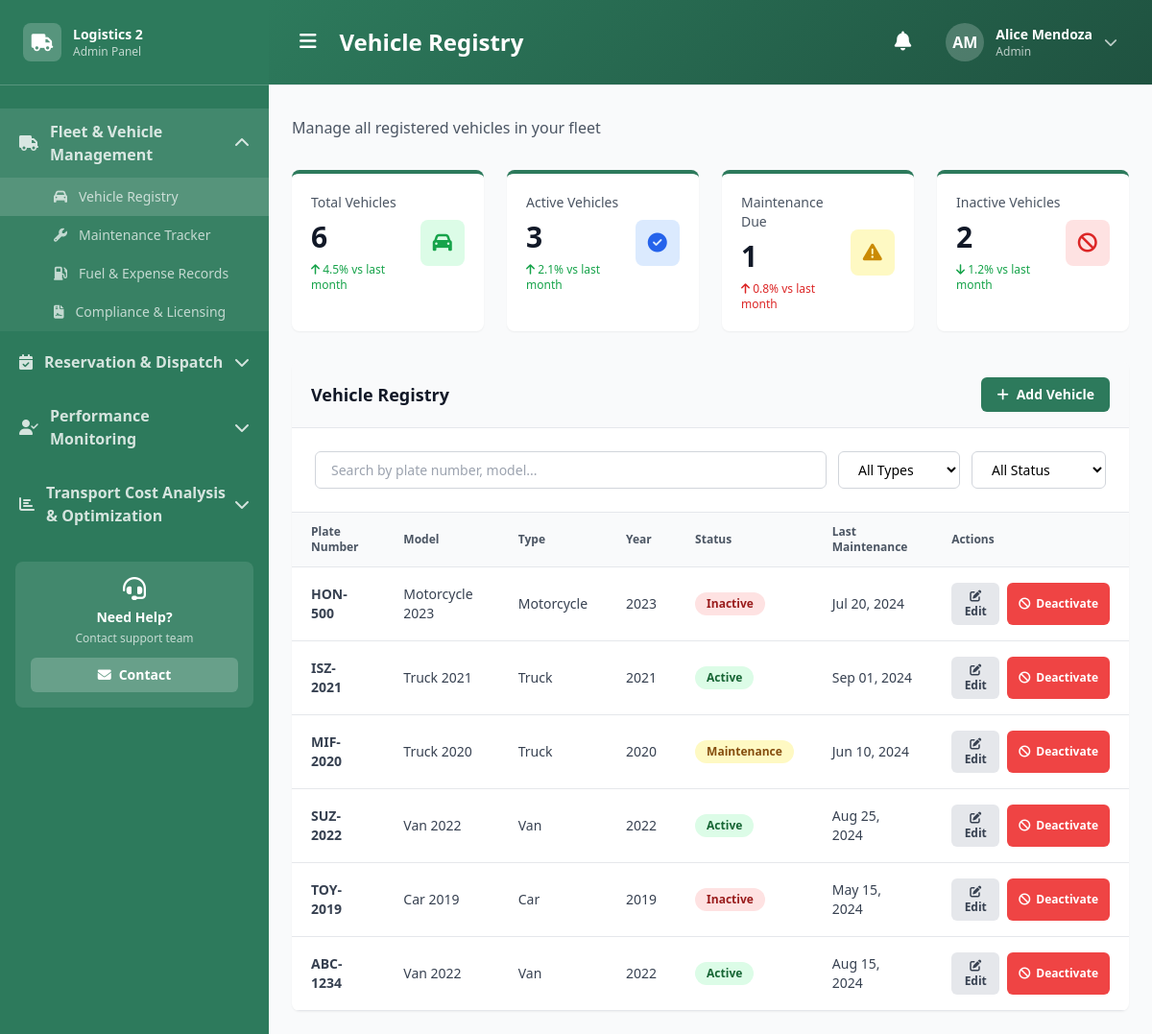
Page /ADMIN/module_1/vehicle-registry.php (signed in) on the committed database.
### tables this page shows
CREATE TABLE `vehicles` (
  `id` int(11) NOT NULL,
  `plate` varchar(20) NOT NULL,
  `vehicle` varchar(50) DEFAULT NULL,
  `model` varchar(50) DEFAULT NULL,
  `type` varchar(20) DEFAULT NULL,
  `year` int(11) DEFAULT NULL,
  `status` enum('Active','Inactive','Maintenance') DEFAULT 'Active',
  `availability` enum('Available','Assigned','Maintenance') DEFAULT 'Available',
  `lat` double DEFAULT NULL,
  `lng` double DEFAULT NULL,
  `last_maintenance` date DEFAULT NULL,
  `location` point DEFAULT NULL
);

### ADMIN/includes/functions.php (called while the page is built, shortened)
<?php
$conn = new mysqli('localhost', 'root', '', 'logistics2');
function getVehicles() {
    global $conn;
    $sql = "SELECT * FROM vehicles ORDER BY vehicle ASC";
    $res = $conn->query($sql);
    return $res ? $res->fetch_all(MYSQLI_ASSOC) : [];
}
?>

### ADMIN/module_1/vehicle-registry.php (the view, shortened to what this page needs)
<?php
include '../includes/functions.php';
$vehicles = getVehicles();
?>
<!DOCTYPE html>
<html lang="en">
<head>
    <script src="https://cdn.tailwindcss.com"></script>
    <link rel="stylesheet" href="https://cdnjs.cloudflare.com/ajax/libs/font-awesome/6.4.0/css/all.min.css">
</head>
<body class="bg-gray-50 font-sans">
    <?php include '../includes/sidebar.php'; ?>
    <div class="ml-0 md:ml-[280px] min-h-screen">
        <?php include '../includes/header.php'; ?>
        <main class="p-6">
            <div class="mb-8">
                <p class="text-gray-600 mt-2">Manage all registered vehicles in your fleet</p>
            </div>
            <div class="grid grid-cols-1 md:grid-cols-2 lg:grid-cols-4 gap-6 mb-8">
                <div class="bg-white rounded-lg p-5 shadow-sm border-t-4 border-primary-green">
                    <div class="flex items-center justify-between">
                        <div>
                            <div class="text-gray-600 text-sm font-medium">Total Vehicles</div>
                            <div class="text-3xl font-bold text-gray-900 my-2"><?php echo count($vehicles); ?></div>
                            <div class="text-xs font-medium text-green-600">
                                <i class="fas fa-arrow-up"></i> 4.5% vs last month
                            </div>
                        </div>
                        <div class="w-12 h-12 bg-green-100 rounded-lg flex items-center justify-center">
                            <i class="fas fa-car text-green-600 text-xl"></i>
                        </div>
                    </div>
                </div>
                <div class="bg-white rounded-lg p-5 shadow-sm border-t-4 border-primary-green">
                    <div class="flex items-center justify-between">
                        <div>
                            <div class="text-gray-600 text-sm font-medium">Active Vehicles</div>
                            <div class="text-3xl font-bold text-gray-900 my-2"><?php echo count(array_filter($vehicles, fn($v) => $v['status'] === 'Active')); ?></div>
                            <div class="text-xs font-medium text-green-600">
                                <i class="fas fa-arrow-up"></i> 2.1% vs last month
                            </div>
                        </div>
                        <div class="w-12 h-12 bg-blue-100 rounded-lg flex items-center justify-center">
                            <i class="fas fa-check-circle text-blue-600 text-xl"></i>
                        </div>
                    </div>
                </div>
                <div class="bg-white rounded-lg p-5 shadow-sm border-t-4 border-primary-green">
                    <div class="flex items-center justify-between">
                        <div>
                            <div class="text-gray-600 text-sm font-medium">Maintenance Due</div>
                            <div class="text-3xl font-bold text-gray-900 my-2"><?php echo count(array_filter($vehicles, fn($v) => $v['status'] === 'Maintenance')); ?></div>
                            <div class="text-xs font-medium text-red-600">
                                <i class="fas fa-arrow-up"></i> 0.8% vs last month
                            </div>
                        </div>
                        <div class="w-12 h-12 bg-yellow-100 rounded-lg flex items-center justify-center">
                            <i class="fas fa-exclamation-triangle text-yellow-600 text-xl"></i>
                        </div>
                    </div>
                </div>
                <div class="bg-white rounded-lg p-5 shadow-sm border-t-4 border-primary-green">
                    <div class="flex items-center justify-between">
                        <div>
                            <div class="text-gray-600 text-sm font-medium">Inactive Vehicles</div>
                            <div class="text-3xl font-bold text-gray-900 my-2"><?php echo count(array_filter($vehicles, fn($v) => $v['status'] === 'Inactive')); ?></div>
                            <div class="text-xs font-medium text-green-600">
                                <i class="fas fa-arrow-down"></i> 1.2% vs last month
                            </div>
                        </div>
                        <div class="w-12 h-12 bg-red-100 rounded-lg flex items-center justify-center">
                            <i class="fas fa-ban text-red-600 text-xl"></i>
                        </div>
                    </div>
                </div>
            </div>
            <div class="bg-white rounded-lg shadow-sm overflow-hidden">
                <div class="bg-gray-50 border-b border-gray-200 px-5 py-4 flex justify-between items-center">
                    <h2 class="text-lg font-bold text-gray-900">Vehicle Registry</h2>
                    <button class="px-4 py-2 bg-primary-green text-white rounded-md text-sm font-semibold hover:bg-dark-green transition-all duration-300 inline-flex items-center gap-2" onclick="openAddVehicleModal()">
                        <i class="fas fa-plus"></i> Add Vehicle
                    </button>
                </div>
                <div class="p-6 border-b border-gray-200">
                    <div class="flex gap-3">
                        <input type="text" id="searchInput" placeholder="Search by plate number, model..." onkeyup="filterTable()" class="flex-1 px-4 py-2 border border-gray-300 rounded-md text-sm">
                        <select id="typeFilter" onchange="filterTable()" class="px-4 py-2 border border-gray-300 rounded-md text-sm bg-white">
                            <option value="">All Types</option>
                        </select>
                        <select id="statusFilter" onchange="filterTable()" class="px-4 py-2 border border-gray-300 rounded-md text-sm bg-white">
                            <option value="">All Status</option>
                        </select>
                    </div>
                </div>
                <div class="overflow-x-auto">
                    <table class="w-full border-collapse" id="vehicleTable">
                        <thead>
                            <tr class="bg-gray-50 border-b border-gray-200">
                                <th class="px-5 py-3 text-left text-xs font-semibold text-gray-600">Plate Number</th>
                                <th class="px-5 py-3 text-left text-xs font-semibold text-gray-600">Model</th>
                                <th class="px-5 py-3 text-left text-xs font-semibold text-gray-600">Type</th>
                                <th class="px-5 py-3 text-left text-xs font-semibold text-gray-600">Year</th>
                                <th class="px-5 py-3 text-left text-xs font-semibold text-gray-600">Status</th>
                                <th class="px-5 py-3 text-left text-xs font-semibold text-gray-600">Last Maintenance</th>
                                <th class="px-5 py-3 text-left text-xs font-semibold text-gray-600">Actions</th>
                            </tr>
                        </thead>
                        <tbody id="tableBody">
                            <?php foreach ($vehicles as $vehicle): ?>
                            <tr class="border-b border-gray-200 hover:bg-gray-50 transition-colors">
                                <td class="px-5 py-4 text-sm text-gray-700"><strong><?php echo $vehicle['plate']; ?></strong></td>
                                <td class="px-5 py-4 text-sm text-gray-700"><?php echo $vehicle['model']; ?></td>
                                <td class="px-5 py-4 text-sm text-gray-700"><?php echo $vehicle['type']; ?></td>
                                <td class="px-5 py-4 text-sm text-gray-700"><?php echo $vehicle['year']; ?></td>
                                <td class="px-5 py-4 text-sm">
                                    <span class="inline-block px-3 py-1 rounded-full text-xs font-semibold <?php
                                        echo $vehicle['status'] === 'Active' ? 'bg-green-100 text-green-800' :
                                            ($vehicle['status'] === 'Maintenance' ? 'bg-yellow-100 text-yellow-800' : 'bg-red-100 text-red-800');
                                    ?>">
                                        <?php echo $vehicle['status']; ?>
                                    </span>
                                </td>
                                <td class="px-5 py-4 text-sm text-gray-700"><?php echo date('M d, Y', strtotime($vehicle['last_maintenance'])); ?></td>
                                <td class="px-5 py-4 text-sm">
                                    <div class="flex gap-2">
                                        <button class="px-3 py-1.5 bg-gray-200 text-gray-700 rounded-md text-xs font-semibold"
                                            onclick='editVehicle(<?php echo json_encode($vehicle); ?>)'>
                                            <i class="fas fa-edit"></i> Edit
                                        </button>
                                        <button class="px-3 py-1.5 bg-red-500 text-white rounded-md text-xs font-semibold hover:bg-red-600 transition-all inline-flex items-center gap-1.5" onclick="confirmDeactivateVehicle(<?php echo $vehicle['id']; ?>)">
                                            <i class="fas fa-ban"></i> Deactivate
                                        </button>
                                    </div>
                                </td>
                            </tr>
                            <?php endforeach; ?>
                        </tbody>
                    </table>
                </div>
            </div>
        </main>
    </div>
</body>
</html>

### rows in the picture
vehicles: plate "HON-500", model "Motorcycle 2023", type "Motorcycle", year "2023", status "Inactive", last_maintenance "Jul 20, 2024"
vehicles: plate "ISZ-2021", model "Truck 2021", type "Truck", year "2021", status "Active", last_maintenance "Sep 01, 2024"
vehicles: plate "MIF-2020", model "Truck 2020", type "Truck", year "2020", status "Maintenance", last_maintenance "Jun 10, 2024"
vehicles: plate "SUZ-2022", model "Van 2022", type "Van", year "2022", status "Active", last_maintenance "Aug 25, 2024"
vehicles: plate "TOY-2019", model "Car 2019", type "Car", year "2019", status "Inactive", last_maintenance "May 15, 2024"
vehicles: plate "ABC-1234", model "Van 2022", type "Van", year "2022", status "Active", last_maintenance "Aug 15, 2024"

### other values in the picture
$initials "AM"
$user['full_name'] "Alice Mendoza"
$user['role'] "Admin"
count($vehicles) "6"
count(array_filter($vehicles, fn($v) => $v['status'] === 'Active')) "3"
count(array_filter($vehicles, fn($v) => $v['status'] === 'Inactive')) "2"
